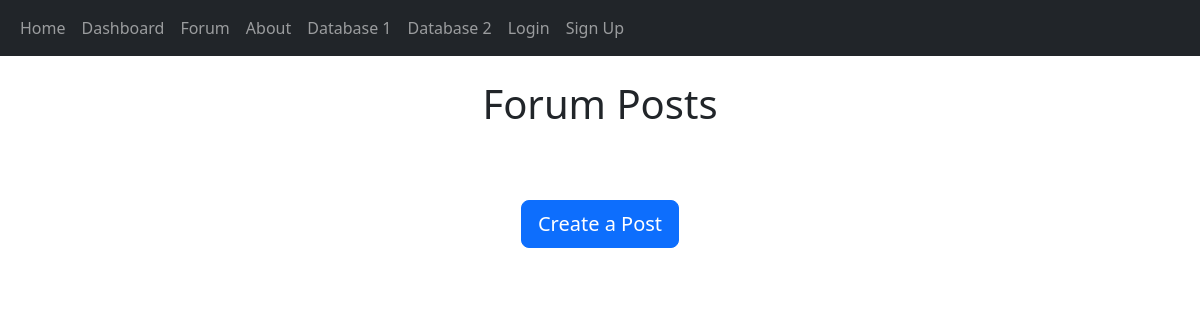
Page /forum on the earlier database version.
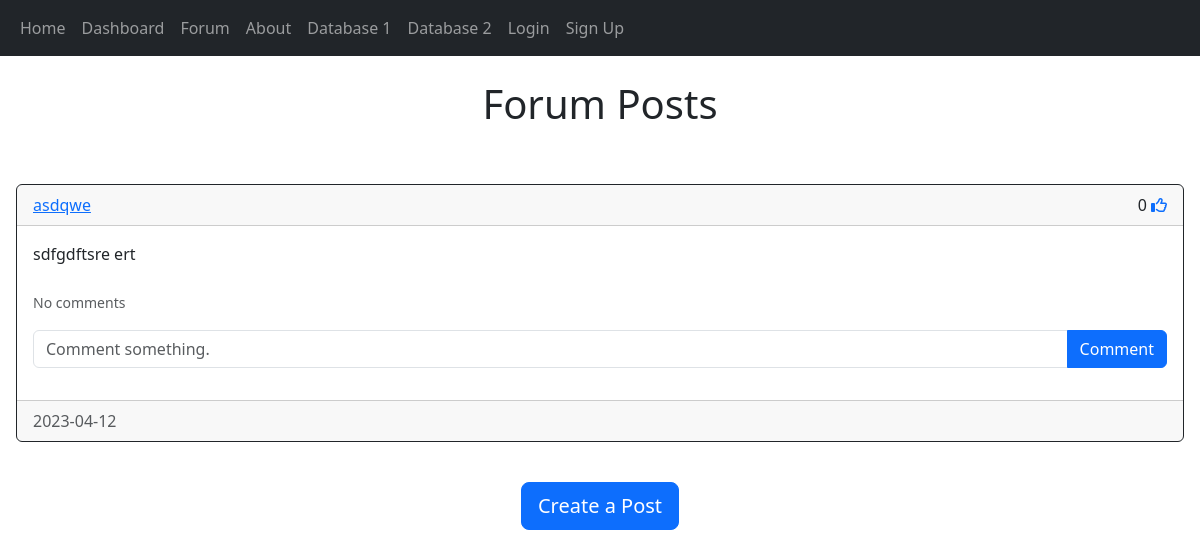
Same page on the later database version.
### crayfish_analysis_app/models.py (models this page shows, shortened)
class Post(db.Model):
    __tablename__ = "post"
    id = db.Column(db.Integer, primary_key=True)
    date_created = db.Column(db.Date, nullable=True, default=datetime.utcnow)
    text = db.Column(db.Text, nullable=False)
    author = db.Column(db.Integer, db.ForeignKey('user.id', ondelete='CASCADE'), nullable=False)
    comments = db.relationship('Comment', backref='post', passive_deletes=True)
    likes = db.relationship('Like', backref='Post', passive_deletes=True)

class User(db.Model, UserMixin):
    __tablename__ = "user"
    id = db.Column(db.Integer, primary_key=True)
    date_created = db.Column(db.Date, nullable=True, default=datetime.utcnow)
    username = db.Column(db.String(150), unique=True, nullable=False)
    email = db.Column(db.String(150), unique=True, nullable=False)
    password = db.Column(db.String(150), nullable=False)
    posts = db.relationship('Post', backref='user', passive_deletes=True)
    comments = db.relationship('Comment', backref='user', passive_deletes=True)
    likes = db.relationship('Like', backref='user', passive_deletes=True)

### crayfish_analysis_app/views.py (the view)
@main_bp.route("/forum")
def forum():
    posts = Post.query.all()
    return render_template('forum.html', user=current_user, posts=posts)

### crayfish_analysis_app/templates/forum.html (shortened to what this page needs)
{% extends "posts_div.html" %}
{% block header1 %}Forum Posts{% endblock %}

### crayfish_analysis_app/templates/posts_div.html (shortened to what this page needs)
{% extends "base.html" %}
{% block content%}
<br />
<h1 style="text-align: center">{% block header1 %}{% endblock %}</h1>
<br />
<div class="card border-0">
    <div class="card-body">
      <div>
        <div id="posts">
            {% for post in posts %}
            <div class="card border-dark">
                <div class="card-header d-flex justify-content-between align-items-center">
                    <a href="/posts/{{post.user.username}}">{{post.user.username}}</a>
                    <div>
                        {{post.likes|length}}
                        {% if user.id in post.likes|map(attribute="author")|list %}
                        <a href="/like-post/{{post.id}}"><i class="fas fa-thumbs-up"></i></a>
                        {% else %}
                        <a href="/like-post/{{post.id}}"><i class="far fa-thumbs-up"></i></a>
                        {% endif %}
                    </div>
                </div>
                <div class="card-body">
                    <div class="card-text">{{post.text}}</div>
                    <br />
                    <p class="card-text">
                        {% if post.comments|length > 0 %}
                        <a data-bs-toggle="collapse" href="#comments-{{post.id}}" role="button">
                            <small>View/Hide {{post.comments|length}} Comments</small>
                        </a>
                        {% else %}
                        <small class="text-muted">No comments</small>
                        {% endif %}
                    </p>
                    <form class="input-group mb-3" method="POST" action="/create-comment/{{post.id}}">
                        <input type="text" id="text" name="text" class="form-control" placeholder="Comment something."/>
                        <button type="submit" class="btn btn-primary">Comment</button>
                    </form>
                </div>
                <div class="card-footer text-muted">{{post.date_created}}</div>
            </div>
            <br />
            {% endfor %}
        </div>
      </div>
    </div>
  </div>
{% block footer %}
    <div style="text-align: center">
        <a href="/create-post">
            <button type="button" class="btn btn-primary btn-lg">
                Create a Post
            </button>
        </a>
    </div>
    <br />
{% endblock %}
{% endblock %}

Differences in the rows shown:
added Post: user.username "asdqwe", likes|length "0", text "sdfgdftsre ert", date_created "2023-04-12"
